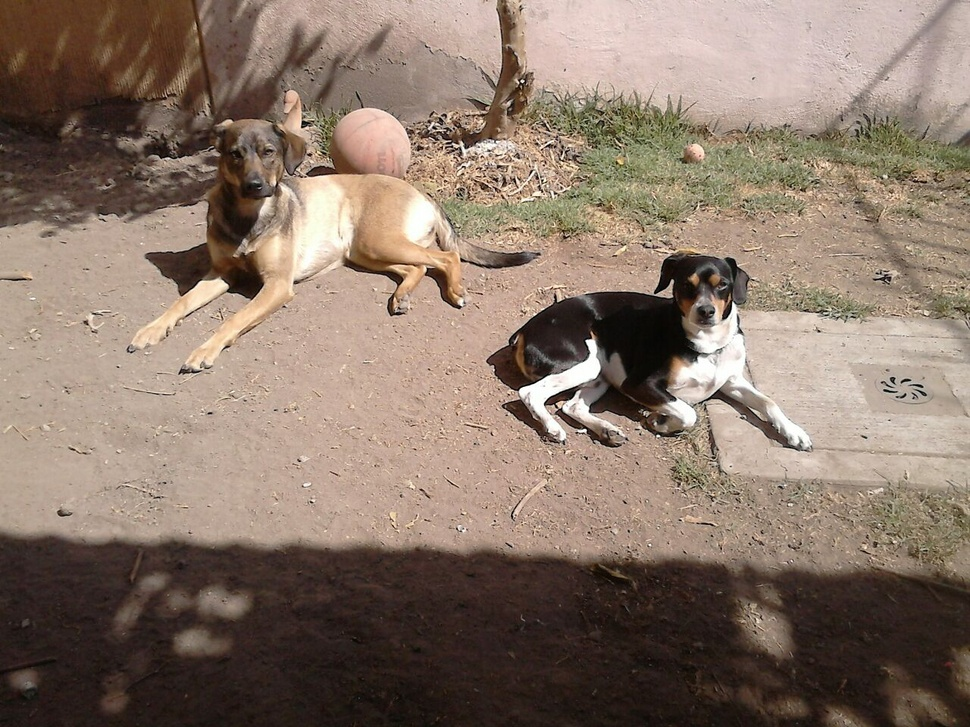
%> input picture Practica2/Perros.jpeg, 970 x 727 px, shrunk from 1280 x 960 before the run
$ octave Prueba.m   (GNU Octave 9; MATLAB toolbox functions it lacks are replaced by stand-ins)
%> lines starting %> are read from the running program, lines starting %| are printed output that depends on the picture
RGB = imread('Perros.jpeg');
%> RGB is the input picture: size 727x970x3 uint8; mean R, G, B 137, 118.5, 104.9
I = rgb2gray(RGB); %grises
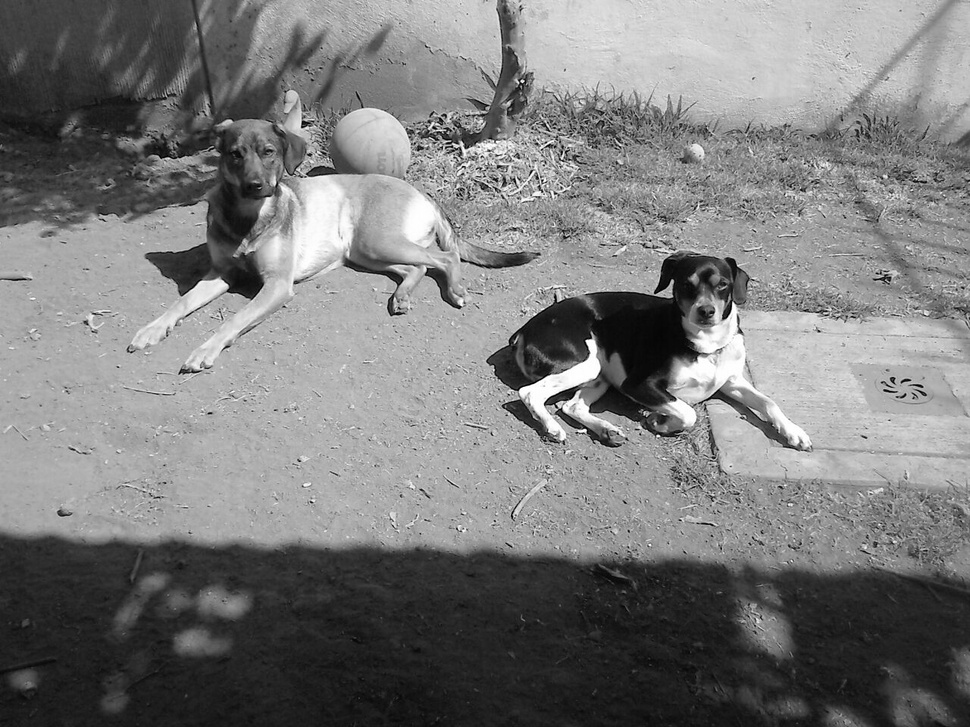
%> I: size 727x970 uint8; min 0, max 255, mean 122.5
J = imnoise(I,'gaussian',0,0.025); %filtro gausiano
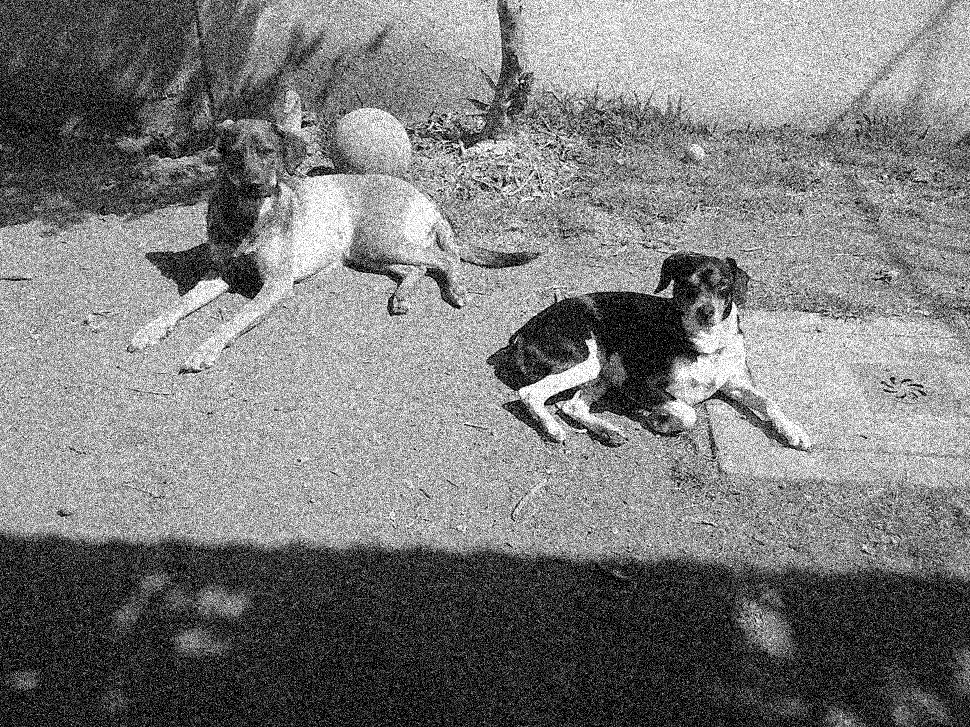
%> J: size 727x970 uint8; min 0, max 255, mean 123.2
K = wiener2(J,[5 5]);
figure; imshow(K);
L = imnoise(I,'salt & pepper',0.02); %sal y pimienta
Kaverage = filter2(fspecial('average',3),L)/255;
Kmedian = medfilt2(J); imshowpair(Kaverage,Kmedian,'montage')
%> after `imshowpair(Kaverage,Kmedian,'montage')`:
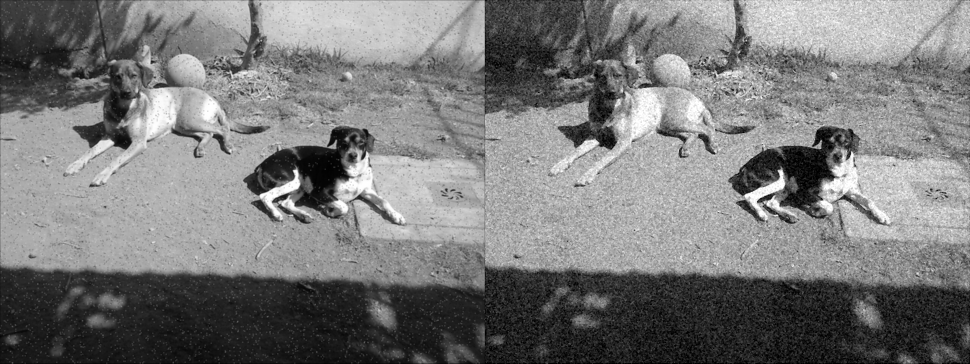
%> displayed picture: size 727x1940, on the screen's scale of 0 to 255 (shown at 1/2 size); min 0, max 255, mean 121.2
subplot(2,2,1), imshow(I), title('Imagen gris');
subplot(2,2,2), imshow(K), title('Wiener Filter');
subplot(2,2,3), imshow(Kaverage), title('promedio');
subplot(2,2,4), imshow(Kmedian), title('mediana');
